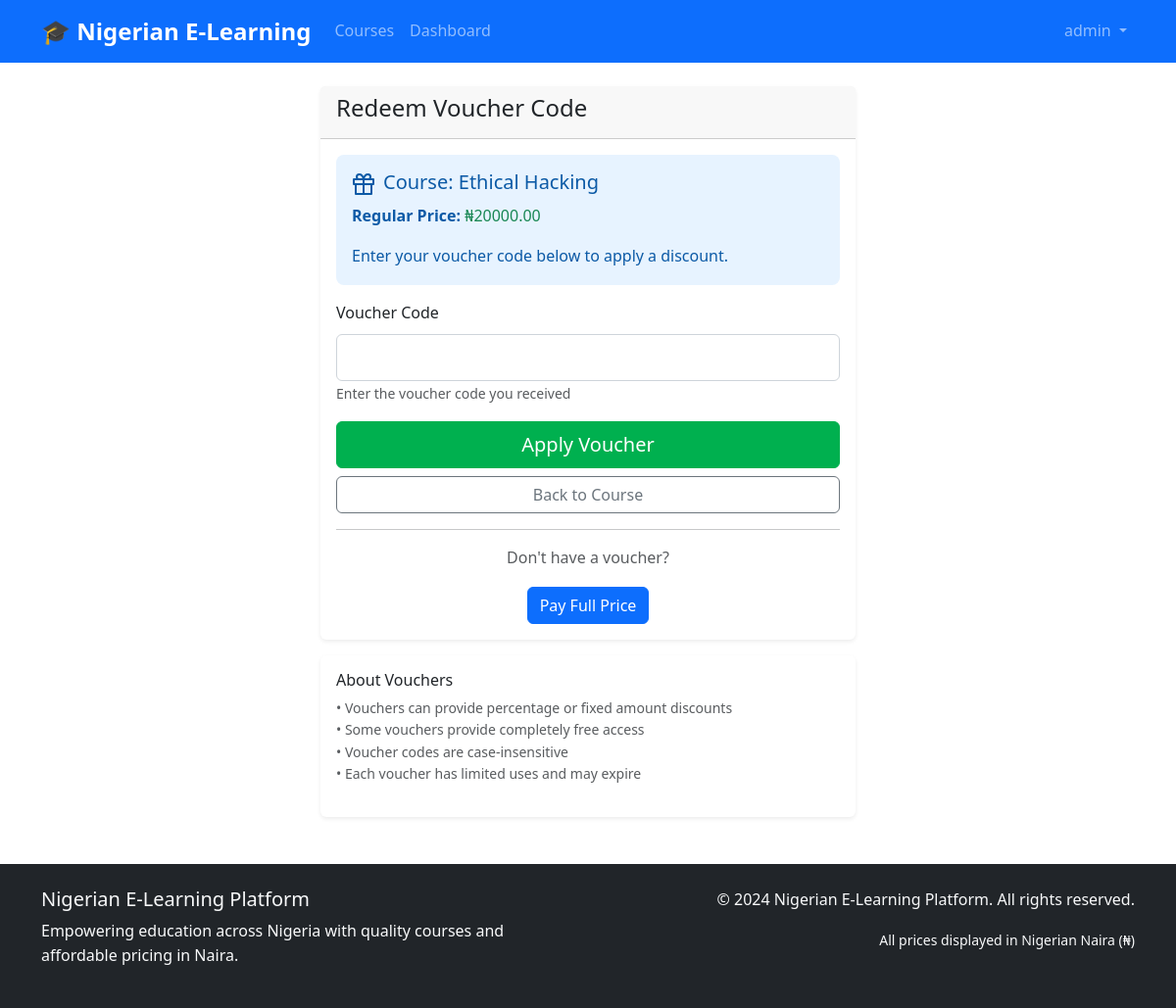
Page /courses/1/redeem (signed in) on the earlier database version.
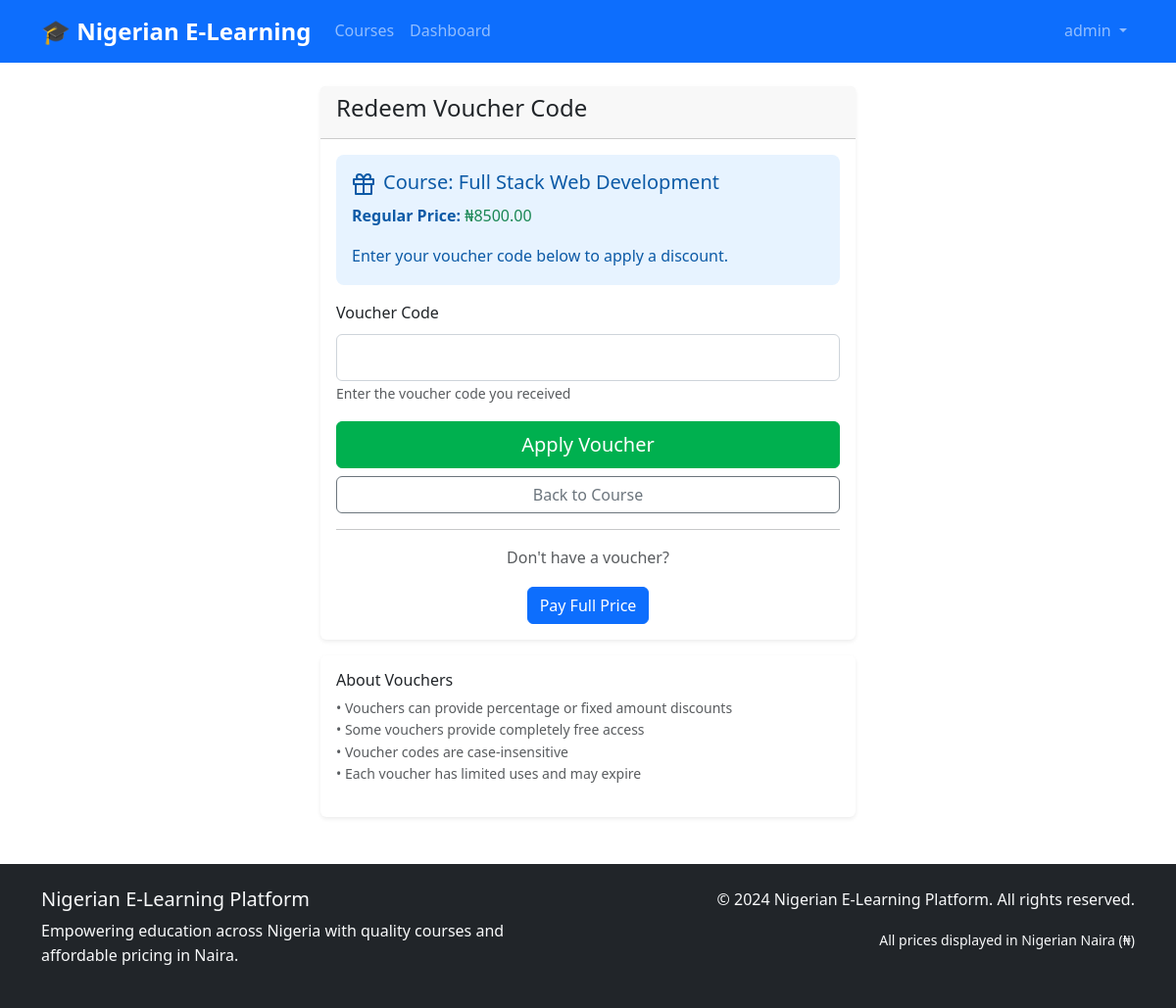
Same page on the later database version.
### models.py (models this page shows)
class Course(db.Model):
    id = db.Column(db.Integer, primary_key=True)
    title = db.Column(db.String(200), nullable=False)
    description = db.Column(db.Text)
    price = db.Column(db.Float, nullable=False, default=0.0)
    instructor_id = db.Column(db.Integer, db.ForeignKey('user.id'), nullable=False)
    is_active = db.Column(db.Boolean, default=True)
    created_at = db.Column(db.DateTime, default=datetime.utcnow)
    updated_at = db.Column(db.DateTime, default=datetime.utcnow, onupdate=datetime.utcnow)
    lessons = db.relationship('Lesson', backref='course', lazy='dynamic', cascade='all, delete-orphan')
    enrollments = db.relationship('Enrollment', backref='course', lazy='dynamic')
    quizzes = db.relationship('Quiz', backref='course', lazy='dynamic')
    assignments = db.relationship('Assignment', backref='course', lazy='dynamic')

### routes.py (the view, shortened to what this page needs)
@app.route('/courses/<int:course_id>/redeem', methods=['GET', 'POST'])
@login_required
def redeem_voucher(course_id):
    course = Course.query.get_or_404(course_id)
    form = RedeemVoucherForm()
    form.course_id.data = course_id
    return render_template('vouchers/redeem.html', form=form, course=course)

### forms.py
class RedeemVoucherForm(FlaskForm):
    voucher_code = StringField('Voucher Code', validators=[DataRequired()])
    course_id = HiddenField()

### app.py (called while the page is built)
@login_manager.user_loader
def load_user(user_id):
    from models import User
    return User.query.get(int(user_id))

### templates/vouchers/redeem.html (shortened to what this page needs)
{% extends "base.html" %}
{% block content %}
<div class="row justify-content-center">
    <div class="col-md-6">
        <div class="card">
            <div class="card-header">
                <h4>Redeem Voucher Code</h4>
            </div>
            <div class="card-body">
                <div class="alert alert-info">
                    <h5><i data-feather="gift" class="me-2"></i>Course: {{ course.title }}</h5>
                    <p><strong>Regular Price:</strong> <span class="text-success">₦{{ "%.2f"|format(course.price) }}</span></p>
                    <p class="mb-0">Enter your voucher code below to apply a discount.</p>
                </div>
                <form method="POST">
                    <div class="mb-3">
                        {{ form.voucher_code.label(class="form-label") }}
                        {{ form.voucher_code(class="form-control form-control-lg text-uppercase") }}
                        <small class="form-text text-muted">Enter the voucher code you received</small>
                    </div>
                    <div class="d-grid gap-2">
                        <button type="submit" class="btn btn-success btn-lg">Apply Voucher</button>
                        <a href="{{ url_for('course_detail', course_id=course.id) }}" class="btn btn-outline-secondary">Back to Course</a>
                    </div>
                </form>
                <hr>
                <div class="text-center">
                    <p class="text-muted">Don't have a voucher?</p>
                    <a href="{{ url_for('enroll_course', course_id=course.id) }}" class="btn btn-primary">Pay Full Price</a>
                </div>
            </div>
        </div>
        <div class="card mt-3">
            <div class="card-body">
                <h6>About Vouchers</h6>
                <ul class="list-unstyled small text-muted">
                    <li>• Vouchers can provide percentage or fixed amount discounts</li>
                    <li>• Some vouchers provide completely free access</li>
                    <li>• Voucher codes are case-insensitive</li>
                    <li>• Each voucher has limited uses and may expire</li>
                </ul>
            </div>
        </div>
    </div>
</div>
{% endblock %}

Differences in the rows shown:
changed Course: title "Ethical Hacking" → "Full Stack Web Development"; price "20000.00" → "8500.00"
